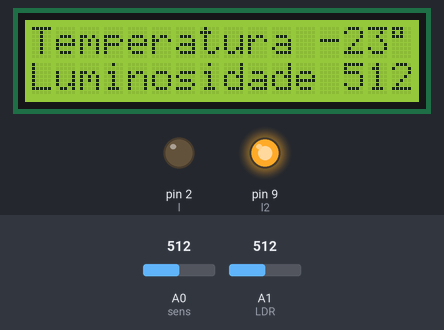
Bench run of a sketch on a simulated Arduino Uno, built with avr-gcc and run on an emulated ATmega328P. On the bench: 16×2 character LCD, output pins drawn as LEDs (lit = HIGH). The inputs (shaded band) are chosen by the test bench; at power-on: A0 (sens) = 512, A1 (LDR) = 512.

Above: at 1.3 s.
1.4 s: A0 (sens) set to 559
At 2.6 s:
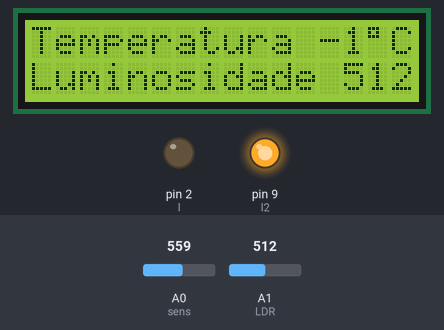
2.9 s: A0 (sens) set to 610
At 2.91 s:
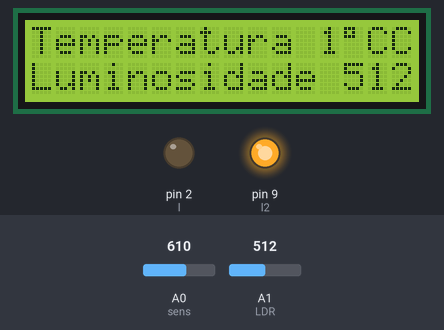
4.4 s: A0 (sens) set to 567
At 5.0 s:
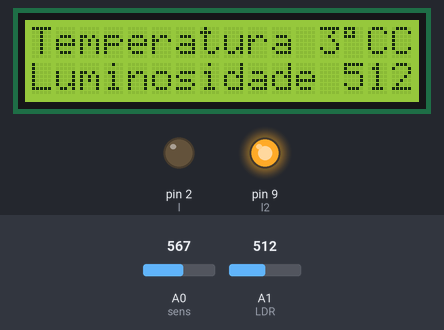
5.9 s: A1 (LDR) set to 290
At 7.3 s:
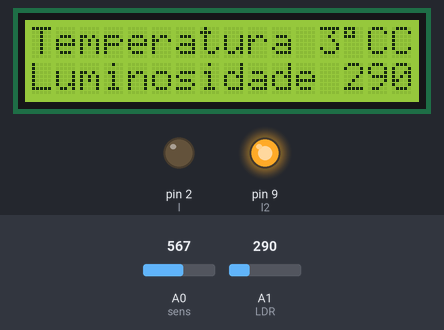
7.7 s: A0 (sens) set to 306
At 8.4 s:
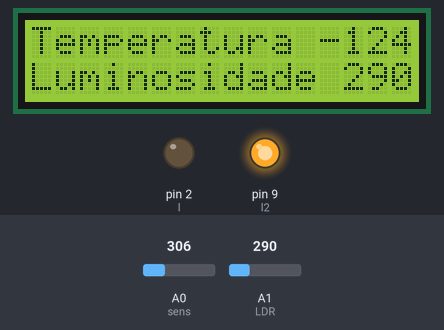
9.5 s: A1 (LDR) set to 264
At 10.6 s:
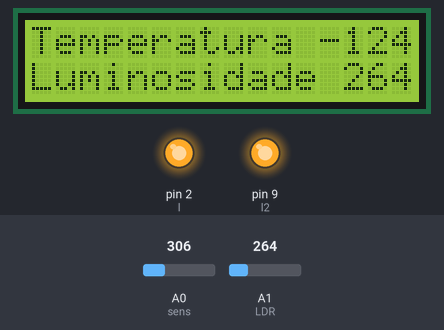
Timing chart, 0 to 12.3 s (numbered marks = the images above; inputs shaded):
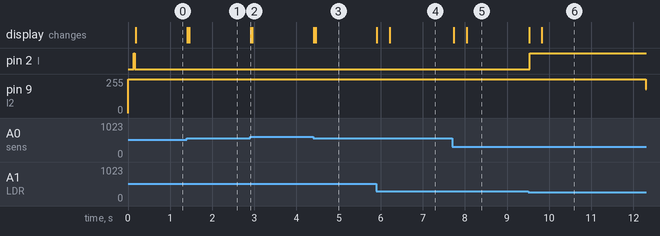

Measured:
- the behaviour switches between 540 and 541 on A0 (sens) (found by bisection; images 0 and 1)
- the behaviour switches between 275 and 274 on A1 (LDR) (found by bisection; images 5 and 6)
- after the input at 1.4 s, the display: first changes at once (image 1 shows a later state)
- after the input at 2.9 s, the display: changes at once (image 2)
- after the input at 4.4 s, the display: first changes at once (image 3 shows a later state)
- after the input at 5.9 s, the display: first changes at once (image 4 shows a later state)
- after the input at 7.7 s, pin 9 (l2): stays 255/255 (without the input it goes to 180/255 after 1.3 s); the display: first changes at once (image 5 shows a later state)
- after the input at 9.5 s, pin 2 (l): LOW → HIGH at once; pin 9 (l2): stays 255/255 (without the input it goes to 180/255 after 1.4 s); the display: first changes at once (image 6 shows a later state)

The sketch:

temp_bright_sens.ino
```cpp
#include <LiquidCrystal.h>
#define num 10
#define sens A0
#define LDR A1
#define l 2
#define l2 9

LiquidCrystal lcd(4, 3, 5, 6, 7, 8);

float vf, vf1, C, s1, s2, s3, s4, val[num], val1[num];
void temp();
void mov_avg();

void setup(){
  pinMode(l, OUTPUT);
  pinMode(l2, OUTPUT);
  analogWrite(l2, 254);
  digitalWrite(l, LOW);
  lcd.begin(16, 2, LCD_5x8DOTS);
  lcd.setCursor(0,0);
  lcd.print("Calculator");
  lcd.setCursor(0,1);
  lcd.print("E Sensor");
  lcd.setCursor(0,0);
  delay(62);
  }
void loop(){
  s1 = analogRead(sens);
  s3 = analogRead(LDR);
  vf = (s1/1024)*500 ;
  vf1 = s3;
  mov_avg();
  temp();
  if(s4 < 275){
    digitalWrite(l, HIGH);
    }else if(s4 > 275){
      digitalWrite(l, LOW);
      }
   if(s4<600){analogWrite(l2, 255);}
   if(s4<500){analogWrite(l2, 230);}
   if(s4<400){analogWrite(l2, 205);}
   if(s4<300){analogWrite(l2, 180);}
   if(s4<200){analogWrite(l2, 155);}
   if(s4<100){analogWrite(l2, 130);}
}

void mov_avg(){
  long acc = 0;
  long acc1 = 0;
for(int i=num-1; i>0; i--){
  val[i] = val[i-1];
  val1[i] = val1[i-1];
//  lcd.clear();
//  lcd.setCursor(0,0);
//  lcd.print(i);
//  lcd.setCursor(3,0);
//  lcd.print(val[i]);
//  delay(32);
  }
    val[0] = vf;
    val1[0] = vf1;
for(int i=0; i<num; i++){
  acc += val[i];
  acc1 += val1[i];
//  lcd.clear();
//  lcd.setCursor(0,0);
//  lcd.print(acc);
//  delay(32);
  }
  s2 = acc / num;
  s4 = acc1 / num;
}

void temp(){
  C = s2 - 273;
//  lcd.clear();
  lcd.setCursor(0,0);
  lcd.print("Temperatura ");
  lcd.print(C,0);
  lcd.print(char(223));
  lcd.print('C');
  lcd.setCursor(0,1);
  lcd.print("Luminosidade ");
  lcd.print(s4,0);

//  delay(100);
}
```
